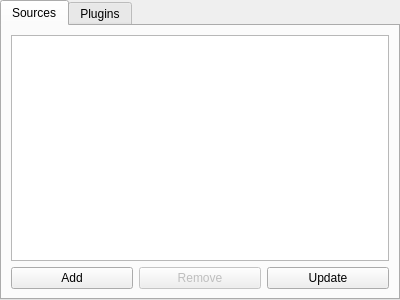
<?xml version="1.0" encoding="UTF-8"?>
<ui version="4.0">
 <class>PluginsForm</class>
 <widget class="QWidget" name="PluginsForm">
  <property name="geometry">
   <rect>
    <x>0</x>
    <y>0</y>
    <width>400</width>
    <height>300</height>
   </rect>
  </property>
  <property name="windowTitle">
   <string>Form</string>
  </property>
  <layout class="QVBoxLayout" name="verticalLayout">
   <property name="spacing">
    <number>0</number>
   </property>
   <property name="leftMargin">
    <number>0</number>
   </property>
   <property name="topMargin">
    <number>0</number>
   </property>
   <property name="rightMargin">
    <number>0</number>
   </property>
   <property name="bottomMargin">
    <number>0</number>
   </property>
   <item>
    <widget class="QTabWidget" name="tabWidget">
     <property name="currentIndex">
      <number>0</number>
     </property>
     <widget class="QWidget" name="tab">
      <attribute name="title">
       <string>Sources</string>
      </attribute>
      <layout class="QVBoxLayout" name="verticalLayout_2" stretch="1,0">
       <item>
        <widget class="QListWidget" name="listWidget"/>
       </item>
       <item>
        <layout class="QHBoxLayout" name="horizontalLayout">
         <item>
          <widget class="QPushButton" name="mButtonSourceAdd">
           <property name="text">
            <string>Add</string>
           </property>
          </widget>
         </item>
         <item>
          <widget class="QPushButton" name="mButtonSourceRemove">
           <property name="enabled">
            <bool>false</bool>
           </property>
           <property name="text">
            <string>Remove</string>
           </property>
          </widget>
         </item>
         <item>
          <widget class="QPushButton" name="mButtonSourceUpdate">
           <property name="text">
            <string>Update</string>
           </property>
          </widget>
         </item>
        </layout>
       </item>
      </layout>
     </widget>
     <widget class="QWidget" name="tab_2">
      <attribute name="title">
       <string>Plugins</string>
      </attribute>
      <layout class="QVBoxLayout" name="verticalLayout_3">
       <item>
        <widget class="QTableWidget" name="tableWidget"/>
       </item>
      </layout>
     </widget>
    </widget>
   </item>
  </layout>
 </widget>
 <resources/>
 <connections/>
</ui>
